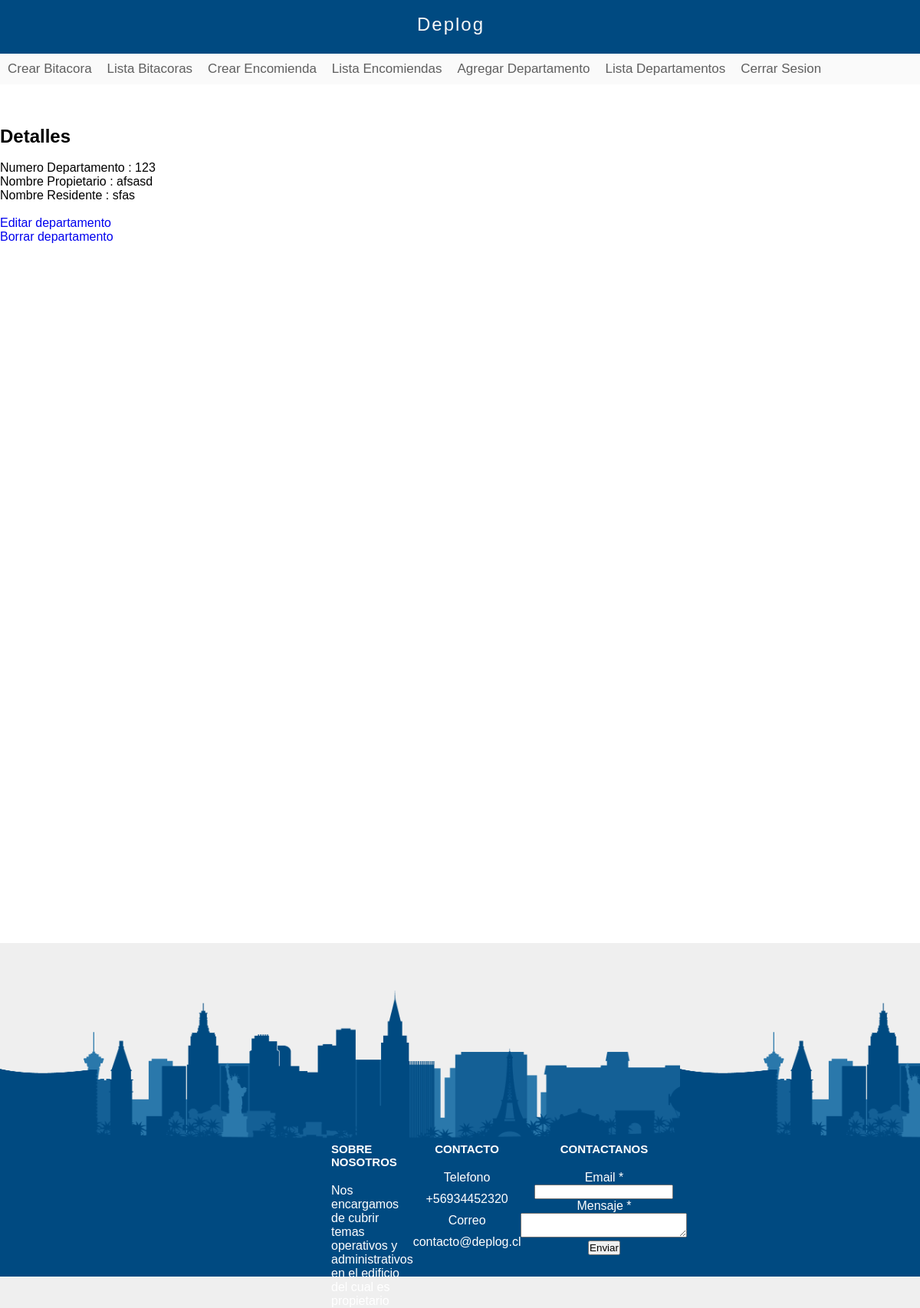
/departamento/1/detalles/ (signed in), run on the app's committed database.
### Conserje/models.py (models this page shows, shortened)
class departamento(models.Model):
    Numero       = models.IntegerField()
    Propietario = models.CharField(max_length=100)
    Residente = models.CharField(max_length=100)

### Conserje/views.py (the view)
# urls.py: path('departamento/<int:id>/detalles/',detalles_departamento_vista,name='detalles-departamento'),
def detalles_departamento_vista(request,id):
    if request.user.is_authenticated == False:
        return redirect("/inicio-sesion")
    obj = get_object_or_404(departamento,id=id)
    context={
        "object": obj
    }
    return render(request,"conserje/detalles_departamento.html",context)

### templates/conserje/detalles_departamento.html (shortened to what this page needs)
{% extends 'layout-staff.html' %}
{% block content %}
<br><br><br>
<h2>Detalles</h2>
<br>
<p>Numero Departamento : {{ object.Numero }}</p>
<p>Nombre Propietario  : {{ object.Propietario}}</p>
<p>Nombre Residente  : {{ object.Residente}}</p><br>
<a href='../editar/'> Editar departamento </a> <br>
<a href='../borrar/'> Borrar departamento </a> <br>
{% endblock %}

### paginas/static/css/styles.css (style rules this page uses)
* { margin: 0px; padding: 0px; font-family: sans-serif; text-decoration: none; }
body { background-color: #eeee; }

### data on the page
departamento: Numero "123", Propietario "afsasd", Residente "sfas"
